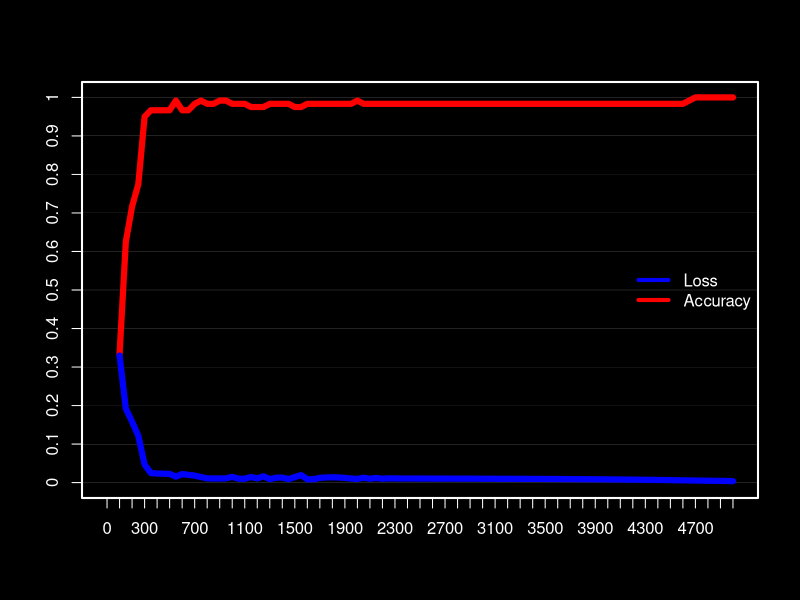

Generate this figure with R:

set.seed(123)
data<-as.matrix(iris) #iris dataset

classes<-unique(data[,5])# retreive unique classes


###########ONE HOT ENCODING###########
#Initializing an empty matrix
hot_encode<-matrix(0, ncol=length(unique(classes)), byrow = T,
                   nrow= nrow(data), 
                   dimnames = list(NULL, c(unique(classes))))
#Imputing 1 at respective class
for(i in 1:nrow(data)){
  for(j in 1:3){
    if(data[i,5] == classes[j]){hot_encode[i,j]<-1} 
    else next
  }
}
# Combining the data and encoded labels
data<-as.matrix(cbind(iris[,1:4], hot_encode))
data<-data[sample(1:nrow(data)), ]

set.seed(123)
seq<-sample(1:nrow(data))


head(data)

#########################################################

############ Sigmoid Activation Function######
activation<-function(x){ 
  y<- 1/(1+exp(-x)) #Sigmaod function
  return(y)
}
###########Derivative of Sigmoid Function#####
derivative_activation<-function(x){
  y<-x*(1-x) #derivative of sigmoid function
  return(y)
}
###########Normalization Function############
normalize<-function(x){
  for(i in 1:ncol(x)){
    x[,i]<-(max(x[,i])-x[,i])/(max(x[,i])-min(x[,i]))
  }
  return(x)
}
#Normalizing the input before feeding to an NN is a good practice###
data[, 1:4]<-normalize(data[, 1:4])


#####################################################

neuron_input<- 4 #Define number of neurons in Input layer
neuron_layer1<- 4 #Define number of neurons in first hidden layer
neuron_layer2<- 3 #Define number of neurons in second hidden layer
neuron_output<- 3 #Define number of neurons in the output layer
#initalizing weight W1 and bias b1
set_weight_1<-matrix(runif(4*4, 0,1), 
                     ncol= neuron_layer1, nrow= neuron_input)
bias_1<-runif(neuron_layer1, 0,1)
#initalizing weight W2 and bias b2
set_weight_2<-matrix(runif(4*3, 0,1), 
                     ncol= neuron_layer2, nrow= neuron_layer1)
bias_2<-runif(neuron_layer2, 0,1)
#initalizing weight W3 and bias b3
set_weight_3<-matrix(runif(3*3, 0,1), 
                     ncol= neuron_output, nrow= neuron_layer2)
bias_3<-runif(neuron_output, 0,1)
################# TRAINING SET #################
input_layer<-data[1:120, 1:4]
label<-data[1:120, 5:7]
################# TEST SET #####################
test<-data[121:150, 1:4]
test_label<-as.integer(iris$Species[seq[121:150]])
#--------------------------------------------------------#
lr=0.1 # Learning Rate
er<-NA  # The performance function value
itr<-1  # Iteration
accuracy<-NA #Training Accuracy
t.accuracy<-NA #Test Accuracy
loss<-NA #loss vector containing the error value at current epoch

#-----------------------------------------------------#

while(itr <= 5000){
  
  
  print(paste("epoch =", itr)) #print the current epoch
  itr<-itr+1 #Update the iteration number
  ###############FORWARD FEED##################################
  #-----------------------STEP 1-----------------------------#
  hidden_layer_1<-t(t(input_layer %*% set_weight_1) + bias_1) 
  activated_hidden_layer_1<-activation(hidden_layer_1)
  
  #-----------------------STEP 2-----------------------------#
  hidden_layer_2<-t(t(activated_hidden_layer_1 %*% set_weight_2) + bias_2)
  activated_hidden_layer_2<-activation(hidden_layer_2)
  #-----------------------STEP3------------------------------#
  final_layer<-activation(t(t(activated_hidden_layer_2 %*% set_weight_3) + bias_3))
  #-----------------------STEP4------------------------------#
  er<-sum(((label-final_layer)^2)/2)/120 
  error<- -(label-final_layer)
  loss[itr]<-er
  ###################BACKPROPOGATION#################################
  #-------------------------STEP5-----------------------------#
  derivation_final_layer<-derivative_activation(final_layer)
  delta_final_layer<- derivation_final_layer * error
  #-------------------------STEP6-----------------------------#
  derivative_hidden_layer_2<-derivative_activation(activated_hidden_layer_2)
  error_layer_2<-delta_final_layer%*%t(set_weight_3)
  delta_layer_2<- derivative_hidden_layer_2 * error_layer_2
  #-------------------------STEP7------------------------------#
  derivative_hidden_layer_1<-derivative_activation(activated_hidden_layer_1) 
  error_layer_1<- delta_layer_2 %*% t(set_weight_2)
  delta_layer_1<- derivative_hidden_layer_1 * error_layer_1
  
  #####################UPDATE##################################
  #-------------------------STEP8-----------------------------#
  set_weight_3 <-set_weight_3 -
    lr*t(activated_hidden_layer_2)%*%delta_final_layer
  
  #---------------------------STEP9--------------------------#
  set_weight_2 <-set_weight_2 -
    lr*t(activated_hidden_layer_1)%*%delta_layer_2
  
  #--------------------------STEP10--------------------------#
  set_weight_1 <-set_weight_1 -
    lr*t(input_layer)%*%delta_layer_1
  
  #--------------------------STEP11--------------------------#
  bias_3 <- bias_3 - lr* colSums(delta_final_layer)
  bias_2 <- bias_2 - lr* colSums(delta_layer_2)
  bias_1 <- bias_1 - lr* colSums(delta_layer_1)
  
  ######################################################
  
  prediction<-NA
  for(i in 1:nrow(final_layer)){
    prediction[i]<-(which(final_layer[i,]== max(final_layer[i,])))
  }
  actual<-as.integer(iris$Species[seq[1:120]])
  
  result<-table(prediction, actual)
  accuracy[itr]<- sum(diag(result))/sum(result)
  
}


################Prediction function###########

predict<-function(test, label){
  
  t.hidden_layer_1<-t(t(test %*% set_weight_1) + bias_1)
  t.activated_hidden_layer_1<-activation(t.hidden_layer_1)
  
  t.hidden_layer_2<-t(t(t.activated_hidden_layer_1 %*% set_weight_2) + bias_2)
  t.activated_hidden_layer_2<-activation(t.hidden_layer_2)
  
  t.final_layer<-activation(t(t(t.activated_hidden_layer_2 %*% set_weight_3) + bias_3))
  t.prediction<-NA
  for(i in 1:nrow(t.final_layer)){
    t.prediction[i]<-(which(t.final_layer[i,]== max(t.final_layer[i,])))
  }
  t.actual<-label
  t.result<-table(t.prediction, t.actual)
  colnames(t.result)<-unique(iris$Species)
  row.names(t.result)<-unique(iris$Species)
  t.accuracy<- sum(diag(t.result))/sum(t.result)
  result<-list(t.result, t.accuracy)
  names(result)<- c("Confusion Matrix", "Result")
  
  return(result)
  
}

predict(test,test_label)



############### PLOT ACCURACY and LOSS###################
par(bg="black")
plot(NA, type = "l", col="red",
     xlim=c(0,100), ylim=c(0,1), lwd=4, 
     xlab="Epochs", ylab="Value", xaxt="n", yaxt="n")
abline(h=seq(0, 1, 0.1), col="white", lwd=0.1)
par(new=T)
plot(accuracy[seq(1, 5000, 50)], type = "l", col="red",
     xlim=c(0,100), ylim=c(0,1), lwd=6, 
     xlab="Epochs", ylab="Value", xaxt="n", yaxt="n")
par(new=T)
plot(loss[seq(1, 5000, 50)], type = "l", col="blue",
     xlim=c(0,100), ylim=c(0,1), lwd=6,
     xlab="Epochs", ylab="Value", xaxt="n", yaxt="n")
axis(1, at=seq(0, 100, 2), labels = seq(0, 5000, 100), 
     font=9, cex=1, col.axis="white", col.ticks = "White")
axis(2, at=seq(0, 1, 0.1), labels = seq(0, 1, 0.1), 
     font=9, cex=1, col.axis="white", col.ticks = "White")

legend("right", lwd=4, col=c("blue", "red"), bty="n",
       legend = c("Loss", "Accuracy"), text.font=9, cex=1, text.col="white")
box(lwd=2, col="white")


